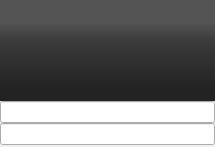
<?xml version="1.0" encoding="UTF-8"?>
<ui version="4.0">
 <class>thumbWidget</class>
 <widget class="QWidget" name="thumbWidget">
  <property name="geometry">
   <rect>
    <x>0</x>
    <y>0</y>
    <width>215</width>
    <height>147</height>
   </rect>
  </property>
  <property name="windowTitle">
   <string>Form</string>
  </property>
  <layout class="QVBoxLayout" name="verticalLayout">
   <property name="spacing">
    <number>0</number>
   </property>
   <property name="leftMargin">
    <number>0</number>
   </property>
   <property name="topMargin">
    <number>0</number>
   </property>
   <property name="rightMargin">
    <number>0</number>
   </property>
   <property name="bottomMargin">
    <number>2</number>
   </property>
   <item>
    <widget class="QWidget" name="widget" native="true">
     <property name="styleSheet">
      <string notr="true"> QWidget#widget
       {color: silver;
background-color: qlineargradient(spread:pad, x1:0.518, y1:1, x2:0.518, y2:0.15, stop:0.139 rgba(32, 31, 31, 250), stop:0.438 rgba(32, 31, 31, 235), stop:0.706 rgba(32, 31, 31, 220), stop:0.915842 rgba(32, 31, 31, 190));
         background-image:url(:/resources/texture.png), linear-gradient(hsla(0,0%,32%,.99), hsla(0,0%,27%,.95));
        selection-background-color:#3d8ec9;
        selection-color: black; background-clip: border;
        border-image: none; outline: 0;}</string>
     </property>
     <layout class="QVBoxLayout" name="verticalLayout_2">
      <property name="spacing">
       <number>0</number>
      </property>
      <property name="leftMargin">
       <number>0</number>
      </property>
      <property name="topMargin">
       <number>0</number>
      </property>
      <property name="rightMargin">
       <number>0</number>
      </property>
      <property name="bottomMargin">
       <number>1</number>
      </property>
      <item>
       <widget class="RemotePixmapLabel" name="thumbnail">
        <property name="minimumSize">
         <size>
          <width>178</width>
          <height>100</height>
         </size>
        </property>
        <property name="text">
         <string/>
        </property>
        <property name="alignment">
         <set>Qt::AlignCenter</set>
        </property>
       </widget>
      </item>
     </layout>
    </widget>
   </item>
   <item>
    <widget class="QLineEdit" name="fullUrl"/>
   </item>
   <item>
    <widget class="QLineEdit" name="thumbUrl"/>
   </item>
  </layout>
 </widget>
 <customwidgets>
  <customwidget>
   <class>RemotePixmapLabel</class>
   <extends>QLabel</extends>
   <header>remotepixmaplabel.h</header>
  </customwidget>
 </customwidgets>
 <resources/>
 <connections/>
</ui>
